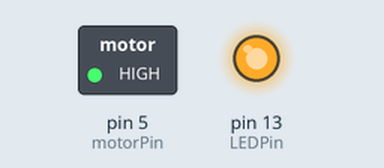
Bench run of a sketch on a simulated Arduino Uno, built with avr-gcc and run on an emulated ATmega328P. Shown: switched loads named in the sketch (green lamp = pin HIGH), output pins drawn as LEDs (lit = HIGH). Dashed ring = blinking.

Above: at 0.5 s.
At 8.5 s:
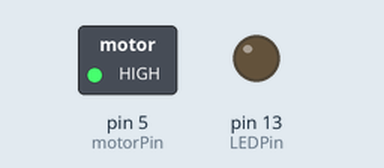
Timing chart, 0 to 13.0 s (numbered marks = the images above):
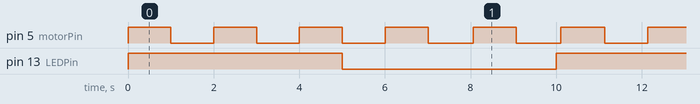

The sketch:

LED_Motor_FSM.ino
```cpp
// initialize the led and motor pins
int LEDPin = 13;
int motorPin = 5;

// Keep track of Prev States of the LED and Motor
int prevLEDState = 0;
int prevMotorState = 0;

// Keep track of the current states of the LED and Motor
int currLEDState = 0;
int currMotorState = 0;

// store led and motor previous time value
unsigned long initLEDTime = 0;
unsigned long initMotorTime = 0;

// store led and motor previous time value
unsigned long currLEDTime = 0;
unsigned long currMotorTime = 0;

// interval declaration can be changed if needed
const long LEDInterval = 5000;
const long motorInterval = 1000;

void setup() {

  // Setup Serial port
  Serial.begin(9600);

  // setup motoe and led pins to be outputs
  pinMode(LEDPin, OUTPUT);
  pinMode(motorPin, OUTPUT);

}

void loop() {
  // Run State Machines
  LED_State_Machine();
  MOT_State_Machine();

}

void LED_State_Machine(){
  prevLEDState = currLEDState;

  // current state will always be preserved, so when in currLEDState = 2 the
  // switch statment will always go back to that state until set to a new state
  // in this case state 3.
  switch(currLEDState){
    case 0: // Init State
      currLEDState = 1;
    break;
    case 1: // Set State 1
      // Set initial time and Set the LED to High
      initLEDTime = millis();
      digitalWrite(LEDPin, HIGH);
      currLEDState = 2;
    break;
    case 2: // Update State 1
      // get current time and compare time to interval
      currLEDTime = millis();
      if (currLEDTime - initLEDTime > LEDInterval)
      {
        currLEDState = 3;
      }
    break;
    case 3: // Set State 2
      // Set initial time and Set the LED to Low
      initLEDTime = millis();
      digitalWrite(LEDPin, LOW);
      currLEDState = 4;
    break;
    case 4: // Update State 2
      // get current time and compare time to interval
      currLEDTime = millis();
      if (currLEDTime - initLEDTime > LEDInterval)
      {
        currLEDState = 0;
      }
    break;

  }
}

void MOT_State_Machine(){
  prevMotorState = currMotorState;

  // current state will always be preserved, so when in currMotorState = 2 the
  // switch statment will always go back to that state until set to a new state
  // in this case state 3.
  switch(currMotorState){
    case 0: // Init State
      currMotorState = 1;
    break;
    case 1: // Set State 1
      // Set initial time and Set the Motor to High
      initMotorTime = millis();
      digitalWrite(motorPin, HIGH);
      currMotorState = 2;
    break;
    case 2: // Update State 1
      // get current time and compare time to interval
      currMotorTime = millis();
      if (currMotorTime - initMotorTime > motorInterval)
      {
        currMotorState = 3;
      }
    break;
    case 3: // Set State 2
      // Set initial time and Set the Motor to Low
      initMotorTime = millis();
      digitalWrite(motorPin, LOW);
      currMotorState = 4;
    break;
    case 4: // Update State 2
      // get current time and compare time to interval
      currMotorTime = millis();
      if (currMotorTime - initMotorTime > motorInterval)
      {
        currMotorState = 0;
      }
    break;

  }
}
```

Measured:
- by itself, pin 5 (motorPin): alternates HIGH for 1.0 s and LOW for 1.0 s, 18 changes in all, then stays LOW
- by itself, pin 13 (LEDPin): alternates HIGH for 5.0 s and LOW for 5.0 s
